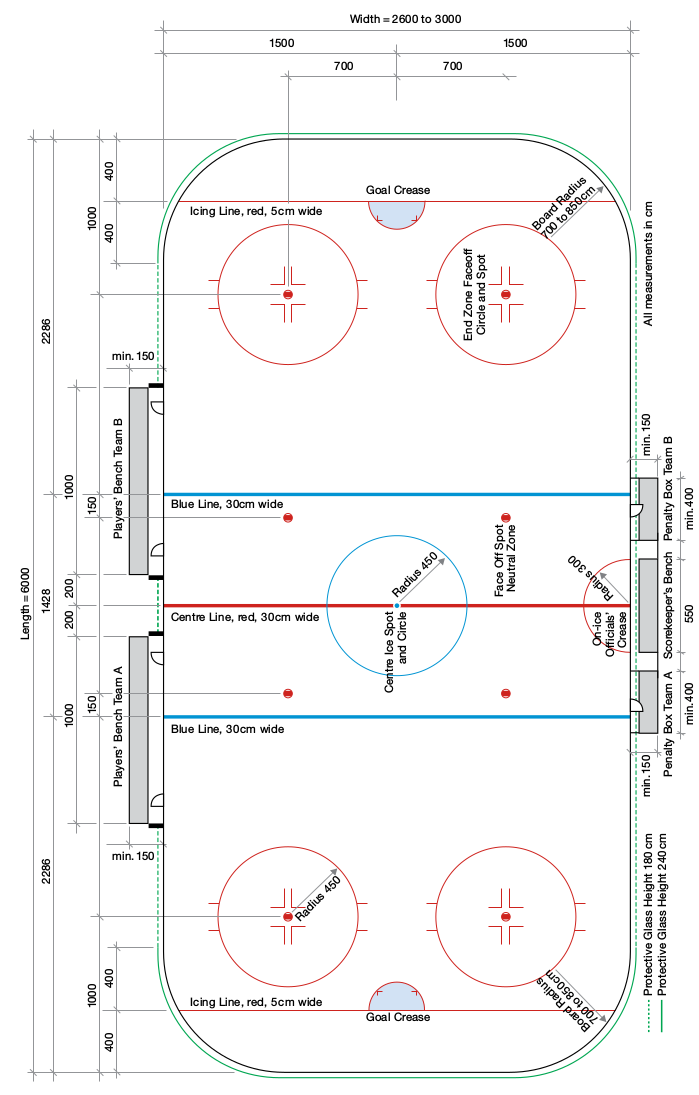
#> input picture ice_rink_iihf.png, 699 x 1095 px
$ python ice_rink.py
#> lines starting #> are read from the running program, lines starting #| are printed output that depends on the picture; after the words box and inside, x2 and y2 are one past the last pixel; in counts of white or black regions, pixels touching at a corner belong together
#!/usr/bin/env python
import numpy as np

# all dimensions in meters
w = 30.
h = 60.
blue_line_h = 7.14
face_off_neutral_zone_h = 1.5
face_off_w = 7.
face_off_end_zone_h = 10.
goal_crease_h = 4.
curvature_begin_h = 8.

# positive direction - x to right, y to top (see image for ice rink orientation)
ice_rink = np.array(
    [[0, h / 2. - goal_crease_h],  # crease center
     [-w / 2., h / 2. - curvature_begin_h],  # curvature beginning tl, tr
     [+w / 2., h / 2. - curvature_begin_h],
     [-face_off_w, h / 2. - face_off_end_zone_h],  # end zone face off tl, tr
     [+face_off_w, h / 2. - face_off_end_zone_h],
     [-w / 2., blue_line_h],  # blue line tl, tr
     [+w / 2., blue_line_h],
     [-face_off_w, blue_line_h - face_off_neutral_zone_h],  # face off neutral zone tl, tr, bl, br
     [+face_off_w, blue_line_h - face_off_neutral_zone_h],
     [0, 0],  # centre
     [-face_off_w, -blue_line_h + face_off_neutral_zone_h],
     [+face_off_w, -blue_line_h + face_off_neutral_zone_h],
     [-w / 2., -blue_line_h],  # blue line bl br
     [+w / 2., -blue_line_h],
     [-face_off_w, -h / 2. + face_off_end_zone_h],  # end zone face off bl, br
     [+face_off_w, -h / 2. + face_off_end_zone_h],
     [-w / 2., -h / 2. + curvature_begin_h],  # curvature beginning tl, tr
     [+w / 2., -h / 2. + curvature_begin_h],
     [0, -h / 2. + goal_crease_h]])  # crease center


if __name__ == '__main__':
    import cv2

    def visualize_points(image_filename, points, shift, ratio_px_m):
#> called with image_filename = 'ice_rink_iihf.png', points = array of shape (19, 2), shift = array of shape (2,), ratio_px_m = 15.57
        cv2.namedWindow('out')
        img = cv2.imread(image_filename)
#> img is the input picture: shape (1095, 699, 3); mean B, G, R 245.4, 245.3, 245.3
        flip_y = np.array([1, -1])  # flip y axis; in ice rink coodrdinates y goes positive upwards,
                                     # in image coordinates y goes positive downwards
        for i, point in enumerate(points):
            point_img = (point * flip_y * ratio_px_m + shift).astype(int)
            cv2.circle(img, tuple(point_img), 3, (200, 0, 0), -1)
            point_img[1] += 10
            cv2.putText(img, str(i), tuple(point_img), cv2.FONT_HERSHEY_SIMPLEX, 0.5, (200, 0, 0))
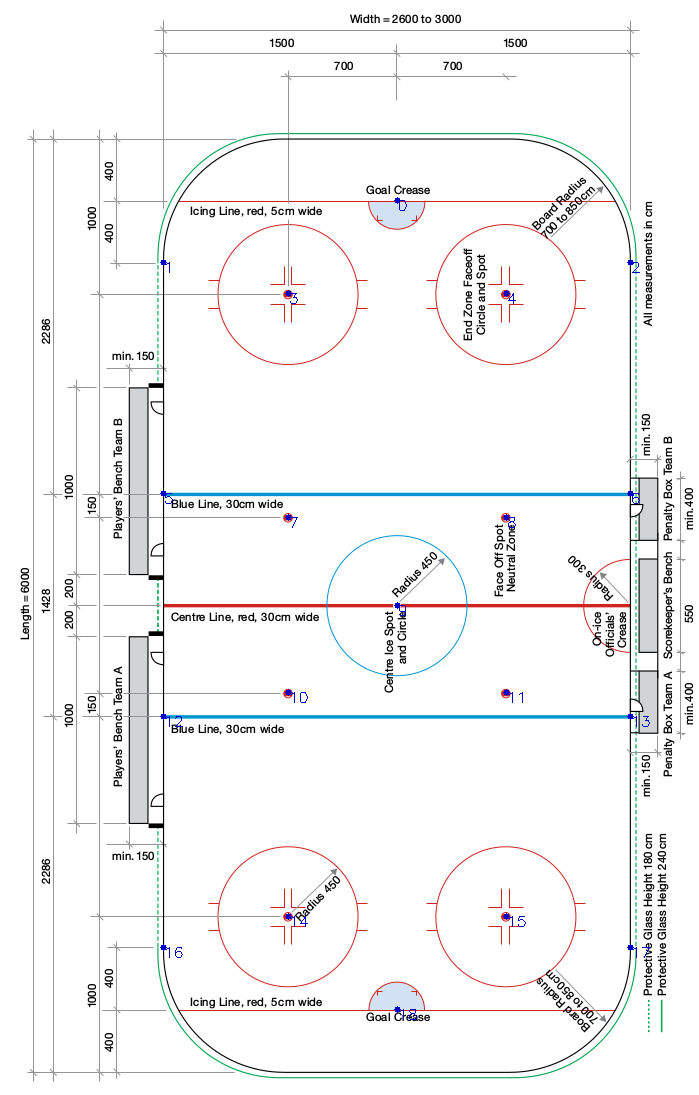
#> img: shape (1095, 699, 3); 0.15% of pixels changed, all inside (x1, y1, x2, y2) = (160, 197, 650, 1020)

        cv2.imshow('out', img)
        cv2.waitKey(0)
        cv2.destroyWindow('out')

    # shift = np.array(img.shape[:2]) / 2.
    shift = np.array([397, 605])
    ratio_px_m = 218 / 14.
    visualize_points('ice_rink_iihf.png',
                     ice_rink, shift, ratio_px_m)
